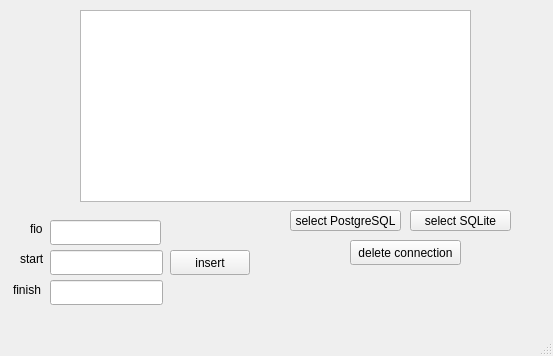
<?xml version="1.0" encoding="UTF-8"?>
<ui version="4.0">
 <class>MainWindow</class>
 <widget class="QMainWindow" name="MainWindow">
  <property name="geometry">
   <rect>
    <x>0</x>
    <y>0</y>
    <width>553</width>
    <height>356</height>
   </rect>
  </property>
  <property name="windowTitle">
   <string>MainWindow</string>
  </property>
  <widget class="QWidget" name="centralwidget">
   <widget class="QPushButton" name="pushButton">
    <property name="geometry">
     <rect>
      <x>290</x>
      <y>210</y>
      <width>111</width>
      <height>21</height>
     </rect>
    </property>
    <property name="text">
     <string>select PostgreSQL</string>
    </property>
   </widget>
   <widget class="QTableView" name="tableView">
    <property name="geometry">
     <rect>
      <x>80</x>
      <y>10</y>
      <width>391</width>
      <height>192</height>
     </rect>
    </property>
   </widget>
   <widget class="QPushButton" name="pushButton_2">
    <property name="geometry">
     <rect>
      <x>410</x>
      <y>210</y>
      <width>101</width>
      <height>21</height>
     </rect>
    </property>
    <property name="text">
     <string>select SQLite</string>
    </property>
   </widget>
   <widget class="QPushButton" name="pushButton_3">
    <property name="geometry">
     <rect>
      <x>350</x>
      <y>240</y>
      <width>111</width>
      <height>25</height>
     </rect>
    </property>
    <property name="text">
     <string>delete connection</string>
    </property>
   </widget>
   <widget class="QLineEdit" name="lineEdit">
    <property name="geometry">
     <rect>
      <x>50</x>
      <y>220</y>
      <width>111</width>
      <height>25</height>
     </rect>
    </property>
   </widget>
   <widget class="QLineEdit" name="lineEdit_2">
    <property name="geometry">
     <rect>
      <x>50</x>
      <y>250</y>
      <width>113</width>
      <height>25</height>
     </rect>
    </property>
   </widget>
   <widget class="QLineEdit" name="lineEdit_3">
    <property name="geometry">
     <rect>
      <x>50</x>
      <y>280</y>
      <width>113</width>
      <height>25</height>
     </rect>
    </property>
   </widget>
   <widget class="QLabel" name="label">
    <property name="geometry">
     <rect>
      <x>30</x>
      <y>220</y>
      <width>54</width>
      <height>17</height>
     </rect>
    </property>
    <property name="text">
     <string>fio</string>
    </property>
   </widget>
   <widget class="QLabel" name="label_2">
    <property name="geometry">
     <rect>
      <x>20</x>
      <y>250</y>
      <width>54</width>
      <height>17</height>
     </rect>
    </property>
    <property name="text">
     <string>start</string>
    </property>
   </widget>
   <widget class="QLabel" name="label_3">
    <property name="geometry">
     <rect>
      <x>13</x>
      <y>280</y>
      <width>51</width>
      <height>20</height>
     </rect>
    </property>
    <property name="text">
     <string>finish</string>
    </property>
   </widget>
   <widget class="QPushButton" name="pushButton_4">
    <property name="geometry">
     <rect>
      <x>170</x>
      <y>250</y>
      <width>80</width>
      <height>25</height>
     </rect>
    </property>
    <property name="text">
     <string>insert</string>
    </property>
   </widget>
  </widget>
  <widget class="QMenuBar" name="menubar">
   <property name="geometry">
    <rect>
     <x>0</x>
     <y>0</y>
     <width>553</width>
     <height>22</height>
    </rect>
   </property>
  </widget>
  <widget class="QStatusBar" name="statusbar"/>
 </widget>
 <resources/>
 <connections/>
</ui>
